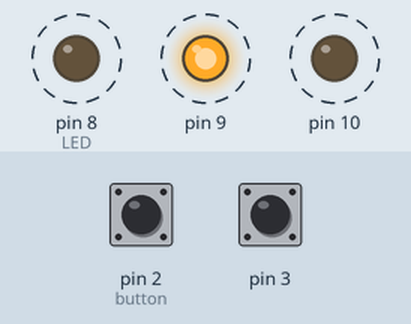
Simulated run of this sketch. Board: Arduino Uno, built with avr-gcc and run on an emulated ATmega328P. On the bench: output pins drawn as LEDs (lit = HIGH). Dashed ring = blinking. The inputs (shaded band) are chosen by the test bench; at power-on: pin 2 (button) HIGH, pin 3 HIGH.

Above: at 4.68 s.
5.1 s: pin 2 (button) pulled LOW for 0.15 s
At 5.37 s:
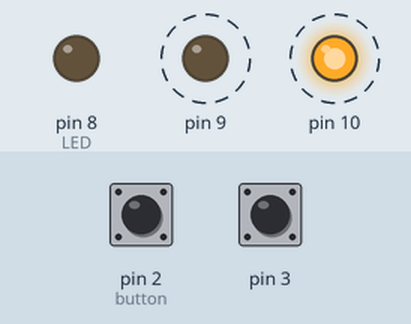
Timing chart, 0 to 14.1 s (numbered marks = the images above; inputs shaded):
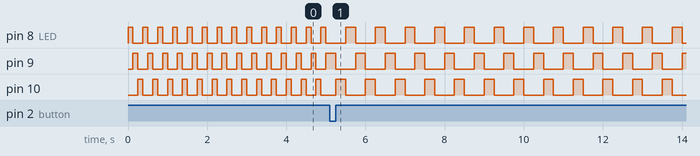

Measured:
- after the input at 5.1 s, pin 8 (LED): alternates HIGH for 0.25 s and LOW for 0.50 s, starting after 0.40 s; pin 9, pin 10: alternates HIGH for 0.25 s and LOW for 0.50 s, starting after 0.15 s
- by itself, pin 8 (LED), pin 9, pin 10: alternates HIGH for 0.12 s and LOW for 0.25 s

The sketch:

q2.ino
```cpp
#include <avr/io.h>
#include <avr/interrupt.h>

/*
  3_LED = PORTB0 - PORTB2
  GEAR_BUTTON = PORTD2(INT0)
  DIRECTION_BUTTON = PORTD3(INT1)
*/

volatile uint16_t interval = 125;
volatile uint8_t gear_pressed_time = 1;
volatile uint8_t led_state = 1;
volatile bool reverse_sweep = false;

volatile uint16_t current_millis_button = 0;
volatile uint16_t current_millis_led = 0;

volatile bool gear_button_flag = false;
volatile bool direction_button_flag = false;

void init_timer1() {
  TCCR1B |= (1 << WGM12);                 // Turn on the CTC mode
  TCCR1B |= ((1 << CS11) | (1 << CS10));  // Set up prescaler of 64
  OCR1A = 249;                            // Set CTC compare value to 1ms at 16 MHz AVR clock , with a prescaler of 8
  TIFR1 &= ~(1 << OCF1A);                 // set flag=0
  TIMSK1 |= (1 << OCIE1A);                // Enable Output Compare A Match Interrupt
}

void init_ex_interrupt0() {
  EIFR &= ~(1 << INTF0);  // set flag=0
  EIMSK |= (1 << INT0);   // set e_interrupt0
  EICRA |= (1 << ISC01);  // set falling edge
}

void init_ex_interrupt1() {
  EIFR &= ~(1 << INTF1);  // set flag=0
  EIMSK |= (1 << INT1);   // set e_interrupt1
  EICRA |= (1 << ISC11);  // set falling edge
}

void sweep_LED() {
  if (reverse_sweep) {
    led_state--;
    if (led_state < 1) {
      led_state = 3;
    }
  } else {
    led_state++;
    if (led_state > 3) {
      led_state = 1;
    }
  }
}

void press_gear_button() {
  if (current_millis_button > 500) {
    current_millis_button = 0;
    gear_pressed_time++;
    if (gear_pressed_time > 3) {
      gear_pressed_time = 1;
      interval = 125;
      return;
    }
    // interval = 125 * gear_pressed_time;
    interval = interval * 2;
  }
}

void press_direction_button() {
  if (current_millis_button > 500) {
    current_millis_button = 0;
    reverse_sweep = !reverse_sweep;
  }
}


int main(void) {
  DDRB |= ((1 << DDB0) | (1 << DDB1) | (1 << DDB2));  // Set LED as output
  PORTB = 0x00;                                       //turn off all LED
  DDRD &= ~((1 << DDD2) | (1 << DDD3));               //For button

  init_timer1();
  init_ex_interrupt0();
  init_ex_interrupt1();

  sei();  //Enable the Global Interrupt Bit

  while (1) {
    if (current_millis_led >= interval) {
      current_millis_led = 0;
      sweep_LED();
    }

    switch (led_state) {
      case 1:
        PORTB = 0b00000001;
        break;
      case 2:
        PORTB = 0b00000010;
        break;
      case 3:
        PORTB = 0b00000100;
        break;
      default:
        PORTB = 0x00;
        break;
    }

    if (gear_button_flag) {
      gear_button_flag = false;
      press_gear_button();
    }

    if (direction_button_flag) {
      direction_button_flag = false;
      press_direction_button();
    }
  }
}


ISR(TIMER1_COMPA_vect) {
  current_millis_led++;
  current_millis_button++;
}

ISR(INT0_vect) {
  //Gear
  gear_button_flag = true;
}

ISR(INT1_vect) {
  //Direction
  direction_button_flag = true;
}
```
